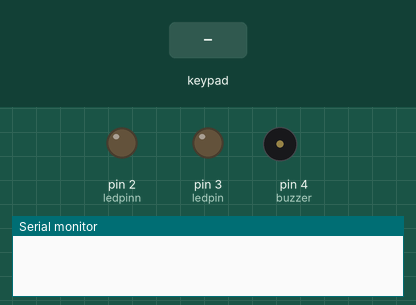
Bench run of a sketch on a simulated Arduino Uno, built with avr-gcc and run on an emulated ATmega328P. Parts: output pins drawn as LEDs (lit = HIGH), buzzer (waves = sounding, pin HIGH), the last lines printed to the serial monitor. The test bench sets the inputs (shaded band).

Above: at 1.2 s.
1.3 s: keypad keys 1 2 3 5 pressed 0.4 s apart
At 3.0 s:
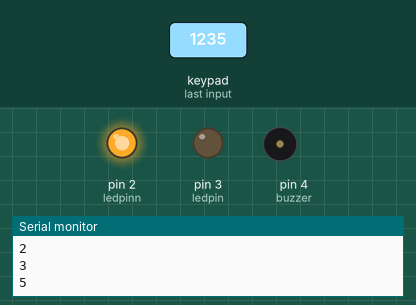
4.4 s: key 'A' pressed
At 5.3 s:
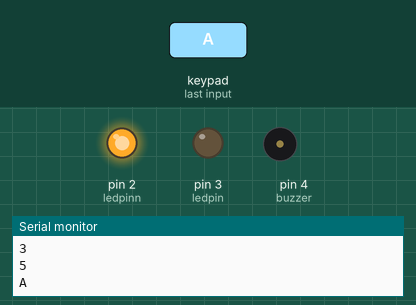
6.0 s: key 'B' pressed
At 6.7 s:
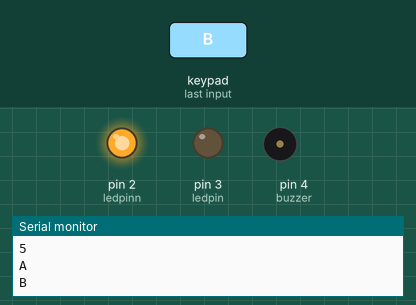
7.7 s: keypad keys 1 2 3 5 # pressed 0.4 s apart
At 8.15 s:
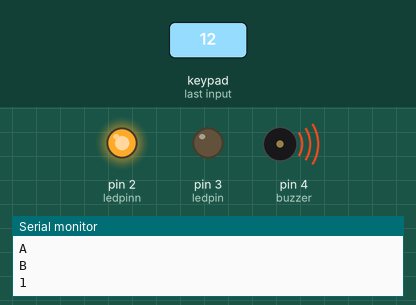
11.2 s: key 'C' pressed
At 11.8 s:
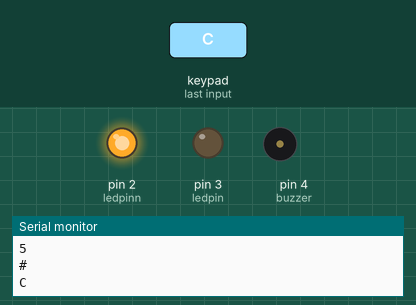
12.9 s: keypad keys 1 2 3 4 * pressed 0.4 s apart
At 15.6 s:
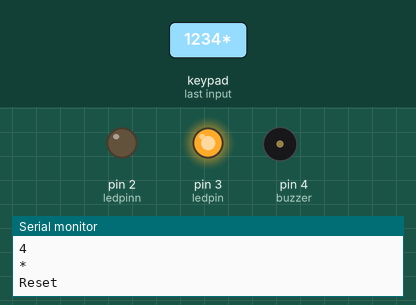
Timing chart, 0 to 17.1 s (numbered marks = the images above; inputs shaded):
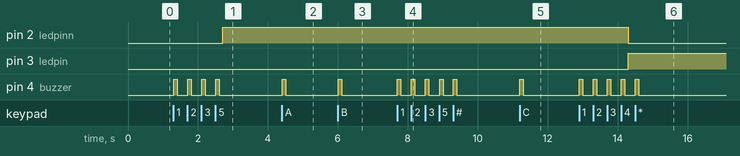

The sketch:

keypad.ino
```cpp
#include <Keypad.h>
const byte ROWS = 4; //four rows
const byte COLS = 4; //three columns
char keys[ROWS][COLS] = {
  {'1','2','3','A',},
  {'4','5','6','B',},
  {'7','8','9','C',},
  {'*','0','#','D',},
};
byte rowPins[ROWS] = { 9, 8, 7, 6 };
byte colPins[COLS] = { 13,12, 11, 10 };
Keypad kpd = Keypad( makeKeymap(keys), rowPins, colPins, ROWS, COLS );

char inputArray[4]; //password length
char Main[4] = {'1','2','3','5'}; //main or master password
char Guest[4] = {'1','2','3','4'}; //guest password
int ledpinn=2;
int ledpin=3; //led to register keypad pressses
int buzzer=4; //led that registers correct password entry

int i = 0;
void setup()
{
Serial.begin(9600); //open serial port
pinMode(ledpinn,OUTPUT);
pinMode(ledpin, OUTPUT); //define led pin as output
pinMode(buzzer, OUTPUT); //define led pin as output

}

void loop()
{


 char key = kpd.getKey();

   if(key)
	{

	digitalWrite(buzzer, HIGH);
	delay(100);
	digitalWrite(buzzer, LOW);
	delay(100);
	inputArray[i] = key;
	i++;
	Serial.println(key);

	if (key=='*')
	  {
	    Serial.println("Reset");
	    i=0;
	  }

	if (i == 4)
	  {
	    {

	    //match input array to password array

		if (inputArray[0] == Guest[0] &&
		inputArray[1] == Guest[1] &&
		inputArray[2] == Guest[2] &&
		inputArray[3] == Guest[3])
		   {
        digitalWrite(ledpin, HIGH);
        digitalWrite(ledpinn, LOW);


		   }

	if (inputArray[0] == Main[0] &&
		inputArray[1] == Main[1] &&
		inputArray[2] == Main[2] &&
		inputArray[3] == Main[3])
		   {
        digitalWrite(ledpinn, HIGH);
        digitalWrite(ledpin, LOW);

		   }
	    }
	    {
	    i=0; //reset i
	    }
	  }
	}
  }
```

Measured:
- after the input at 1.3 s, pin 2 (ledpinn): LOW → HIGH after 1.4 s; pin 4 (buzzer): alternates HIGH for 0.10 s and LOW for 0.30 s, 8 changes in all, then stays LOW, starting at once
- after the input at 4.4 s, pin 4 (buzzer): LOW → HIGH at once, → LOW 0.10 s later
- after the input at 6.0 s, pin 4 (buzzer): LOW → HIGH at once, → LOW 0.10 s later
- after the input at 7.7 s, pin 4 (buzzer): alternates HIGH for 0.10 s and LOW for 0.30 s, 10 changes in all, then stays LOW, starting at once
- after the input at 11.2 s, pin 4 (buzzer): LOW → HIGH at once, → LOW 0.10 s later
- after the input at 12.9 s, pin 2 (ledpinn): HIGH → LOW after 1.4 s; pin 3 (ledpin): LOW → HIGH after 1.4 s; pin 4 (buzzer): alternates HIGH for 0.10 s and LOW for 0.30 s, 10 changes in all, then stays LOW, starting at once
